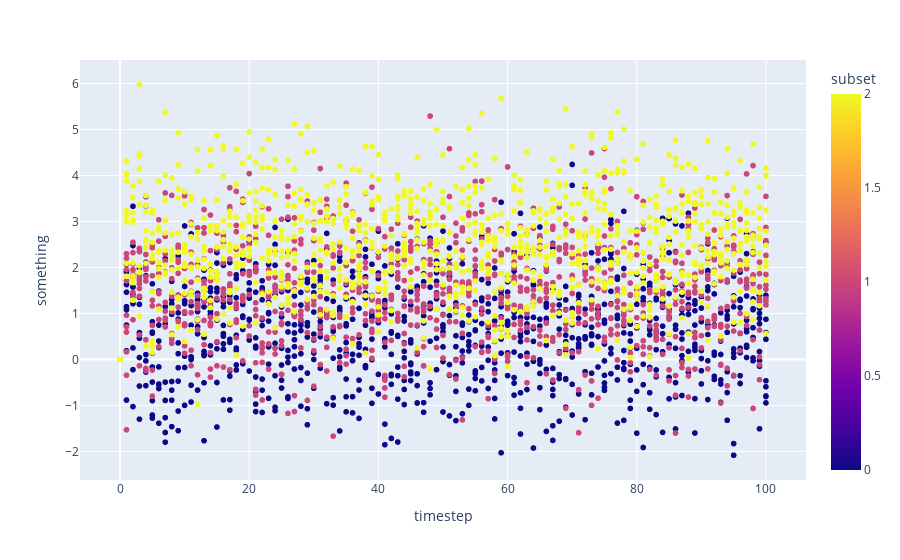

This figure's notebook cell:
### Code cell
df = pd.DataFrame(raw_system_events)

px.scatter(df,
           x='timestep',
           y='something',
           color='subset')

### Figure 1 — Plotly figure (JSON) as saved in the notebook; plotly's stock layout.template omitted (floating-point values rounded to 4 significant figures; data arrays with more than 128 entries replaced by an {"elided": "..."} marker saying what was removed)
{"data": [{"hovertemplate": "timestep=%{x}<br>something=%{y}<br>subset=%{marker.color}<extra></extra>", "legendgroup": "", "marker": {"color": {"elided": "3030 int values"}, "coloraxis": "coloraxis", "symbol": "circle"}, "mode": "markers", "name": "", "showlegend": false, "type": "scattergl", "x": {"elided": "3030 int values"}, "xaxis": "x", "y": {"elided": "3030 float values"}, "yaxis": "y"}], "layout": {"autosize": true, "coloraxis": {"colorbar": {"title": {"text": "subset"}}, "colorscale": [[0, "#0d0887"], [0.1111, "#46039f"], [0.2222, "#7201a8"], [0.3333, "#9c179e"], [0.4444, "#bd3786"], [0.5556, "#d8576b"], [0.6667, "#ed7953"], [0.7778, "#fb9f3a"], [0.8889, "#fdca26"], [1, "#f0f921"]]}, "legend": {"tracegroupgap": 0}, "margin": {"t": 60}, "xaxis": {"anchor": "y", "autorange": true, "domain": [0, 1], "range": [-6.72, 106.7], "title": {"text": "timestep"}, "type": "linear"}, "yaxis": {"anchor": "x", "autorange": true, "domain": [0, 1], "range": [-2.657, 6.547], "title": {"text": "something"}, "type": "linear"}}}
